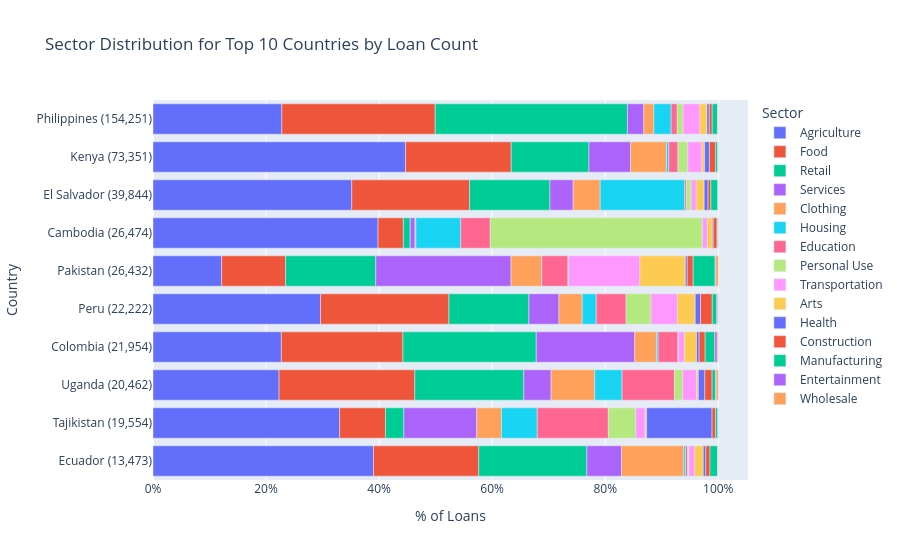

The code cell stored with this chart in its notebook:
### Markdown cell above
### Visualization 2: Sector Distribution for top countries

### Code cell
# Number of top countries to display -- increase or decrease as needed
TOP_N_COUNTRIES = 10

top_countries = dfc['country'].value_counts().head(TOP_N_COUNTRIES).index.tolist()
top_df = dfc[dfc['country'].isin(top_countries)].copy()

sector_by_country = (
    top_df.groupby(['country', 'sector'])
    .size()
    .reset_index(name='count')
)
country_totals = top_df.groupby('country').size().reset_index(name='total')
sector_by_country = sector_by_country.merge(country_totals, on='country')
sector_by_country['pct'] = sector_by_country['count'] / sector_by_country['total'] * 100
sector_by_country['country_label'] = sector_by_country.apply(
    lambda r: f"{r['country']} ({r['total']:,})", axis=1
)

country_order = (
    top_df.groupby('country').size()
    .sort_values(ascending=False)
    .index.tolist()
)
label_order = [
    sector_by_country.loc[sector_by_country['country'] == c, 'country_label'].iloc[0]
    for c in country_order
]

# Sectors sorted by descending overall share across the full dataset
sector_order = (
    dfc['sector'].value_counts(normalize=True)
    .sort_values(ascending=False)
    .index.tolist()
)

fig_a2 = px.bar(
    sector_by_country,
    x='pct',
    y='country_label',
    color='sector',
    orientation='h',
    custom_data=['pct', 'country'],
    title=f'Sector Distribution for Top {TOP_N_COUNTRIES} Countries by Loan Count',
    labels={
        'pct': '% of Loans',
        'country_label': 'Country',
        'sector': 'Sector'
    },
    category_orders={'country_label': label_order, 'sector': sector_order}
)
fig_a2.update_traces(
    hovertemplate=(
        '<b>%{fullData.name}</b><br>'
        '% of total loans for %{customdata[1]}: %{customdata[0]:.1f}%'
        '<extra></extra>'
    )
)
fig_a2.update_layout(xaxis_ticksuffix='%')
fig_a2.show()

### Figure 1 — Plotly figure (JSON) as saved in the notebook; plotly's stock layout.template omitted (floating-point values rounded to 4 significant figures)
{"data": [{"customdata": [[39.81, "Cambodia"], [22.71, "Colombia"], [39.0, "Ecuador"], [35.16, "El Salvador"], [44.67, "Kenya"], [12.13, "Pakistan"], [29.63, "Peru"], [22.79, "Philippines"], [33.01, "Tajikistan"], [22.3, "Uganda"]], "hovertemplate": "<b>%{fullData.name}</b><br>% of total loans for %{customdata[1]}: %{customdata[0]:.1f}%<extra></extra>", "legendgroup": "Agriculture", "marker": {"color": "#636efa", "pattern": {"shape": ""}}, "name": "Agriculture", "orientation": "h", "showlegend": true, "textposition": "auto", "type": "bar", "x": [39.81, 22.71, 39.0, 35.16, 44.67, 12.13, 29.63, 22.79, 33.01, 22.3], "xaxis": "x", "y": ["Cambodia (26,474)", "Colombia (21,954)", "Ecuador (13,473)", "El Salvador (39,844)", "Kenya (73,351)", "Pakistan (26,432)", "Peru (22,222)", "Philippines (154,251)", "Tajikistan (19,554)", "Uganda (20,462)"], "yaxis": "y"}, {"customdata": [[4.484, "Cambodia"], [21.51, "Colombia"], [18.63, "Ecuador"], [20.85, "El Salvador"], [18.7, "Kenya"], [11.32, "Pakistan"], [22.72, "Peru"], [27.14, "Philippines"], [8.116, "Tajikistan"], [24.01, "Uganda"]], "hovertemplate": "<b>%{fullData.name}</b><br>% of total loans for %{customdata[1]}: %{customdata[0]:.1f}%<extra></extra>", "legendgroup": "Food", "marker": {"color": "#EF553B", "pattern": {"shape": ""}}, "name": "Food", "orientation": "h", "showlegend": true, "textposition": "auto", "type": "bar", "x": [4.484, 21.51, 18.63, 20.85, 18.7, 11.32, 22.72, 27.14, 8.116, 24.01], "xaxis": "x", "y": ["Cambodia (26,474)", "Colombia (21,954)", "Ecuador (13,473)", "El Salvador (39,844)", "Kenya (73,351)", "Pakistan (26,432)", "Peru (22,222)", "Philippines (154,251)", "Tajikistan (19,554)", "Uganda (20,462)"], "yaxis": "y"}, {"customdata": [[1.205, "Cambodia"], [23.59, "Colombia"], [19.13, "Ecuador"], [14.22, "El Salvador"], [13.76, "Kenya"], [15.96, "Pakistan"], [14.16, "Peru"], [34.01, "Philippines"], [3.263, "Tajikistan"], [19.28, "Uganda"]], "hovertemplate": "<b>%{fullData.name}</b><br>% of total loans for %{customdata[1]}: %{customdata[0]:.1f}%<extra></extra>", "legendgroup": "Retail", "marker": {"color": "#00cc96", "pattern": {"shape": ""}}, "name": "Retail", "orientation": "h", "showlegend": true, "textposition": "auto", "type": "bar", "x": [1.205, 23.59, 19.13, 14.22, 13.76, 15.96, 14.16, 34.01, 3.263, 19.28], "xaxis": "x", "y": ["Cambodia (26,474)", "Colombia (21,954)", "Ecuador (13,473)", "El Salvador (39,844)", "Kenya (73,351)", "Pakistan (26,432)", "Peru (22,222)", "Philippines (154,251)", "Tajikistan (19,554)", "Uganda (20,462)"], "yaxis": "y"}, {"customdata": [[0.8537, "Cambodia"], [17.42, "Colombia"], [6.123, "Ecuador"], [4.109, "El Salvador"], [7.37, "Kenya"], [23.93, "Pakistan"], [5.31, "Peru"], [2.899, "Philippines"], [12.89, "Tajikistan"], [4.828, "Uganda"]], "hovertemplate": "<b>%{fullData.name}</b><br>% of total loans for %{customdata[1]}: %{customdata[0]:.1f}%<extra></extra>", "legendgroup": "Services", "marker": {"color": "#ab63fa", "pattern": {"shape": ""}}, "name": "Services", "orientation": "h", "showlegend": true, "textposition": "auto", "type": "bar", "x": [0.8537, 17.42, 6.123, 4.109, 7.37, 23.93, 5.31, 2.899, 12.89, 4.828], "xaxis": "x", "y": ["Cambodia (26,474)", "Colombia (21,954)", "Ecuador (13,473)", "El Salvador (39,844)", "Kenya (73,351)", "Pakistan (26,432)", "Peru (22,222)", "Philippines (154,251)", "Tajikistan (19,554)", "Uganda (20,462)"], "yaxis": "y"}, {"customdata": [[0.1549, "Cambodia"], [3.854, "Colombia"], [11.01, "Ecuador"], [4.779, "El Salvador"], [6.35, "Kenya"], [5.421, "Pakistan"], [4.109, "Peru"], [1.783, "Philippines"], [4.378, "Tajikistan"], [7.727, "Uganda"]], "hovertemplate": "<b>%{fullData.name}</b><br>% of total loans for %{customdata[1]}: %{customdata[0]:.1f}%<extra></extra>", "legendgroup": "Clothing", "marker": {"color": "#FFA15A", "pattern": {"shape": ""}}, "name": "Clothing", "orientation": "h", "showlegend": true, "textposition": "auto", "type": "bar", "x": [0.1549, 3.854, 11.01, 4.779, 6.35, 5.421, 4.109, 1.783, 4.378, 7.727], "xaxis": "x", "y": ["Cambodia (26,474)", "Colombia (21,954)", "Ecuador (13,473)", "El Salvador (39,844)", "Kenya (73,351)", "Pakistan (26,432)", "Peru (22,222)", "Philippines (154,251)", "Tajikistan (19,554)", "Uganda (20,462)"], "yaxis": "y"}, {"customdata": [[7.932, "Cambodia"], [0.2824, "Colombia"], [0.3266, "Ecuador"], [14.97, "El Salvador"], [0.3899, "Kenya"], [0.02648, "Pakistan"], [2.48, "Peru"], [3.045, "Philippines"], [6.326, "Tajikistan"], [4.828, "Uganda"]], "hovertemplate": "<b>%{fullData.name}</b><br>% of total loans for %{customdata[1]}: %{customdata[0]:.1f}%<extra></extra>", "legendgroup": "Housing", "marker": {"color": "#19d3f3", "pattern": {"shape": ""}}, "name": "Housing", "orientation": "h", "showlegend": true, "textposition": "auto", "type": "bar", "x": [7.932, 0.2824, 0.3266, 14.97, 0.3899, 0.02648, 2.48, 3.045, 6.326, 4.828], "xaxis": "x", "y": ["Cambodia (26,474)", "Colombia (21,954)", "Ecuador (13,473)", "El Salvador (39,844)", "Kenya (73,351)", "Pakistan (26,432)", "Peru (22,222)", "Philippines (154,251)", "Tajikistan (19,554)", "Uganda (20,462)"], "yaxis": "y"}, {"customdata": [[5.224, "Cambodia"], [3.526, "Colombia"], [0.3637, "Ecuador"], [0.2786, "El Salvador"], [1.626, "Kenya"], [4.627, "Pakistan"], [5.288, "Peru"], [1.09, "Philippines"], [12.58, "Tajikistan"], [9.281, "Uganda"]], "hovertemplate": "<b>%{fullData.name}</b><br>% of total loans for %{customdata[1]}: %{customdata[0]:.1f}%<extra></extra>", "legendgroup": "Education", "marker": {"color": "#FF6692", "pattern": {"shape": ""}}, "name": "Education", "orientation": "h", "showlegend": true, "textposition": "auto", "type": "bar", "x": [5.224, 3.526, 0.3637, 0.2786, 1.626, 4.627, 5.288, 1.09, 12.58, 9.281], "xaxis": "x", "y": ["Cambodia (26,474)", "Colombia (21,954)", "Ecuador (13,473)", "El Salvador (39,844)", "Kenya (73,351)", "Pakistan (26,432)", "Peru (22,222)", "Philippines (154,251)", "Tajikistan (19,554)", "Uganda (20,462)"], "yaxis": "y"}, {"customdata": [[37.53, "Cambodia"], [0.07743, "Colombia"], [0.2078, "Ecuador"], [0.8408, "El Salvador"], [1.763, "Kenya"], [0.1362, "Pakistan"], [4.415, "Peru"], [1.028, "Philippines"], [4.853, "Tajikistan"], [1.432, "Uganda"]], "hovertemplate": "<b>%{fullData.name}</b><br>% of total loans for %{customdata[1]}: %{customdata[0]:.1f}%<extra></extra>", "legendgroup": "Personal Use", "marker": {"color": "#B6E880", "pattern": {"shape": ""}}, "name": "Personal Use", "orientation": "h", "showlegend": true, "textposition": "auto", "type": "bar", "x": [37.53, 0.07743, 0.2078, 0.8408, 1.763, 0.1362, 4.415, 1.028, 4.853, 1.432], "xaxis": "x", "y": ["Cambodia (26,474)", "Colombia (21,954)", "Ecuador (13,473)", "El Salvador (39,844)", "Kenya (73,351)", "Pakistan (26,432)", "Peru (22,222)", "Philippines (154,251)", "Tajikistan (19,554)", "Uganda (20,462)"], "yaxis": "y"}, {"customdata": [[0.8877, "Cambodia"], [1.048, "Colombia"], [1.039, "Ecuador"], [0.9111, "El Salvador"], [2.485, "Kenya"], [12.58, "Pakistan"], [4.671, "Peru"], [2.948, "Philippines"], [1.657, "Tajikistan"], [2.492, "Uganda"]], "hovertemplate": "<b>%{fullData.name}</b><br>% of total loans for %{customdata[1]}: %{customdata[0]:.1f}%<extra></extra>", "legendgroup": "Transportation", "marker": {"color": "#FF97FF", "pattern": {"shape": ""}}, "name": "Transportation", "orientation": "h", "showlegend": true, "textposition": "auto", "type": "bar", "x": [0.8877, 1.048, 1.039, 0.9111, 2.485, 12.58, 4.671, 2.948, 1.657, 2.492], "xaxis": "x", "y": ["Cambodia (26,474)", "Colombia (21,954)", "Ecuador (13,473)", "El Salvador (39,844)", "Kenya (73,351)", "Pakistan (26,432)", "Peru (22,222)", "Philippines (154,251)", "Tajikistan (19,554)", "Uganda (20,462)"], "yaxis": "y"}, {"customdata": [[0.8574, "Cambodia"], [2.159, "Colombia"], [1.522, "Ecuador"], [1.39, "El Salvador"], [0.4663, "Kenya"], [8.055, "Pakistan"], [3.146, "Peru"], [1.276, "Philippines"], [0.2608, "Tajikistan"], [0.2932, "Uganda"]], "hovertemplate": "<b>%{fullData.name}</b><br>% of total loans for %{customdata[1]}: %{customdata[0]:.1f}%<extra></extra>", "legendgroup": "Arts", "marker": {"color": "#FECB52", "pattern": {"shape": ""}}, "name": "Arts", "orientation": "h", "showlegend": true, "textposition": "auto", "type": "bar", "x": [0.8574, 2.159, 1.522, 1.39, 0.4663, 8.055, 3.146, 1.276, 0.2608, 0.2932], "xaxis": "x", "y": ["Cambodia (26,474)", "Colombia (21,954)", "Ecuador (13,473)", "El Salvador (39,844)", "Kenya (73,351)", "Pakistan (26,432)", "Peru (22,222)", "Philippines (154,251)", "Tajikistan (19,554)", "Uganda (20,462)"], "yaxis": "y"}, {"customdata": [[0.1738, "Cambodia"], [0.4509, "Colombia"], [0.4453, "Ecuador"], [0.7027, "El Salvador"], [0.8589, "Kenya"], [0.3405, "Pakistan"], [0.945, "Peru"], [0.4078, "Philippines"], [11.58, "Tajikistan"], [1.153, "Uganda"]], "hovertemplate": "<b>%{fullData.name}</b><br>% of total loans for %{customdata[1]}: %{customdata[0]:.1f}%<extra></extra>", "legendgroup": "Health", "marker": {"color": "#636efa", "pattern": {"shape": ""}}, "name": "Health", "orientation": "h", "showlegend": true, "textposition": "auto", "type": "bar", "x": [0.1738, 0.4509, 0.4453, 0.7027, 0.8589, 0.3405, 0.945, 0.4078, 11.58, 1.153], "xaxis": "x", "y": ["Cambodia (26,474)", "Colombia (21,954)", "Ecuador (13,473)", "El Salvador (39,844)", "Kenya (73,351)", "Pakistan (26,432)", "Peru (22,222)", "Philippines (154,251)", "Tajikistan (19,554)", "Uganda (20,462)"], "yaxis": "y"}, {"customdata": [[0.6761, "Cambodia"], [1.07, "Colombia"], [0.7422, "Ecuador"], [0.4894, "El Salvador"], [1.087, "Kenya"], [1.044, "Pakistan"], [2.07, "Peru"], [0.516, "Philippines"], [0.6341, "Tajikistan"], [1.276, "Uganda"]], "hovertemplate": "<b>%{fullData.name}</b><br>% of total loans for %{customdata[1]}: %{customdata[0]:.1f}%<extra></extra>", "legendgroup": "Construction", "marker": {"color": "#EF553B", "pattern": {"shape": ""}}, "name": "Construction", "orientation": "h", "showlegend": true, "textposition": "auto", "type": "bar", "x": [0.6761, 1.07, 0.7422, 0.4894, 1.087, 1.044, 2.07, 0.516, 0.6341, 1.276], "xaxis": "x", "y": ["Cambodia (26,474)", "Colombia (21,954)", "Ecuador (13,473)", "El Salvador (39,844)", "Kenya (73,351)", "Pakistan (26,432)", "Peru (22,222)", "Philippines (154,251)", "Tajikistan (19,554)", "Uganda (20,462)"], "yaxis": "y"}, {"customdata": [[0.1586, "Cambodia"], [1.704, "Colombia"], [1.351, "Ecuador"], [1.247, "El Salvador"], [0.4022, "Kenya"], [3.893, "Pakistan"], [0.792, "Peru"], [0.9342, "Philippines"], [0.404, "Tajikistan"], [0.6011, "Uganda"]], "hovertemplate": "<b>%{fullData.name}</b><br>% of total loans for %{customdata[1]}: %{customdata[0]:.1f}%<extra></extra>", "legendgroup": "Manufacturing", "marker": {"color": "#00cc96", "pattern": {"shape": ""}}, "name": "Manufacturing", "orientation": "h", "showlegend": true, "textposition": "auto", "type": "bar", "x": [0.1586, 1.704, 1.351, 1.247, 0.4022, 3.893, 0.792, 0.9342, 0.404, 0.6011], "xaxis": "x", "y": ["Cambodia (26,474)", "Colombia (21,954)", "Ecuador (13,473)", "El Salvador (39,844)", "Kenya (73,351)", "Pakistan (26,432)", "Peru (22,222)", "Philippines (154,251)", "Tajikistan (19,554)", "Uganda (20,462)"], "yaxis": "y"}, {"customdata": [[0.02644, "Cambodia"], [0.4145, "Colombia"], [0.05938, "Ecuador"], [0.04769, "El Salvador"], [0.04226, "Kenya"], [0.1021, "Pakistan"], [0.171, "Peru"], [0.09011, "Philippines"], [0.04603, "Tajikistan"], [0.1368, "Uganda"]], "hovertemplate": "<b>%{fullData.name}</b><br>% of total loans for %{customdata[1]}: %{customdata[0]:.1f}%<extra></extra>", "legendgroup": "Entertainment", "marker": {"color": "#ab63fa", "pattern": {"shape": ""}}, "name": "Entertainment", "orientation": "h", "showlegend": true, "textposition": "auto", "type": "bar", "x": [0.02644, 0.4145, 0.05938, 0.04769, 0.04226, 0.1021, 0.171, 0.09011, 0.04603, 0.1368], "xaxis": "x", "y": ["Cambodia (26,474)", "Colombia (21,954)", "Ecuador (13,473)", "El Salvador (39,844)", "Kenya (73,351)", "Pakistan (26,432)", "Peru (22,222)", "Philippines (154,251)", "Tajikistan (19,554)", "Uganda (20,462)"], "yaxis": "y"}, {"customdata": [[0.02644, "Cambodia"], [0.1959, "Colombia"], [0.05196, "Ecuador"], [0.007529, "El Salvador"], [0.02863, "Kenya"], [0.4426, "Pakistan"], [0.0945, "Peru"], [0.04797, "Philippines"], [0.01023, "Tajikistan"], [0.3519, "Uganda"]], "hovertemplate": "<b>%{fullData.name}</b><br>% of total loans for %{customdata[1]}: %{customdata[0]:.1f}%<extra></extra>", "legendgroup": "Wholesale", "marker": {"color": "#FFA15A", "pattern": {"shape": ""}}, "name": "Wholesale", "orientation": "h", "showlegend": true, "textposition": "auto", "type": "bar", "x": [0.02644, 0.1959, 0.05196, 0.007529, 0.02863, 0.4426, 0.0945, 0.04797, 0.01023, 0.3519], "xaxis": "x", "y": ["Cambodia (26,474)", "Colombia (21,954)", "Ecuador (13,473)", "El Salvador (39,844)", "Kenya (73,351)", "Pakistan (26,432)", "Peru (22,222)", "Philippines (154,251)", "Tajikistan (19,554)", "Uganda (20,462)"], "yaxis": "y"}], "layout": {"barmode": "relative", "legend": {"title": {"text": "Sector"}, "tracegroupgap": 0}, "title": {"text": "Sector Distribution for Top 10 Countries by Loan Count"}, "xaxis": {"anchor": "y", "domain": [0, 1], "ticksuffix": "%", "title": {"text": "% of Loans"}}, "yaxis": {"anchor": "x", "categoryarray": ["Ecuador (13,473)", "Tajikistan (19,554)", "Uganda (20,462)", "Colombia (21,954)", "Peru (22,222)", "Pakistan (26,432)", "Cambodia (26,474)", "El Salvador (39,844)", "Kenya (73,351)", "Philippines (154,251)"], "categoryorder": "array", "domain": [0, 1], "title": {"text": "Country"}}}}
